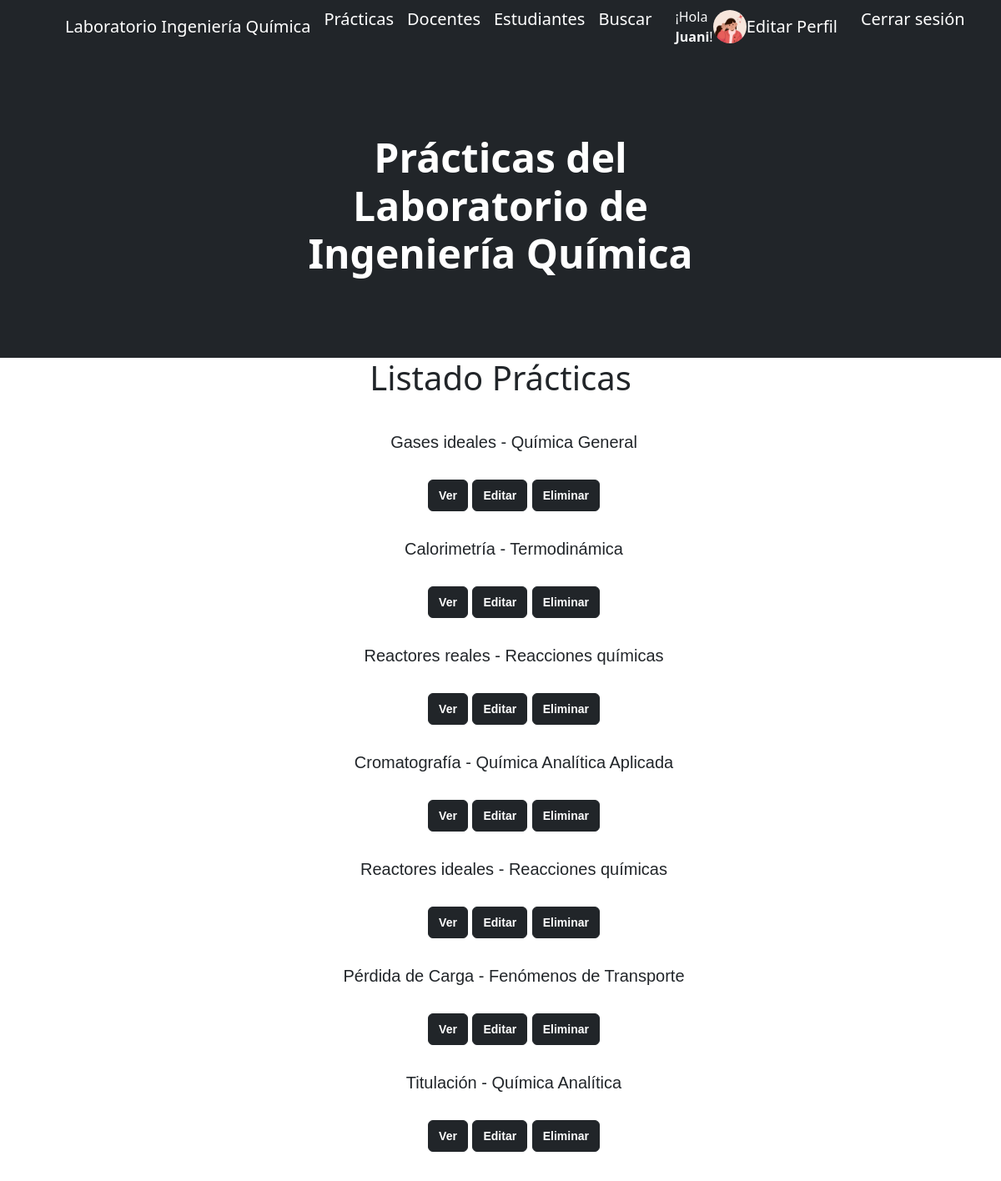
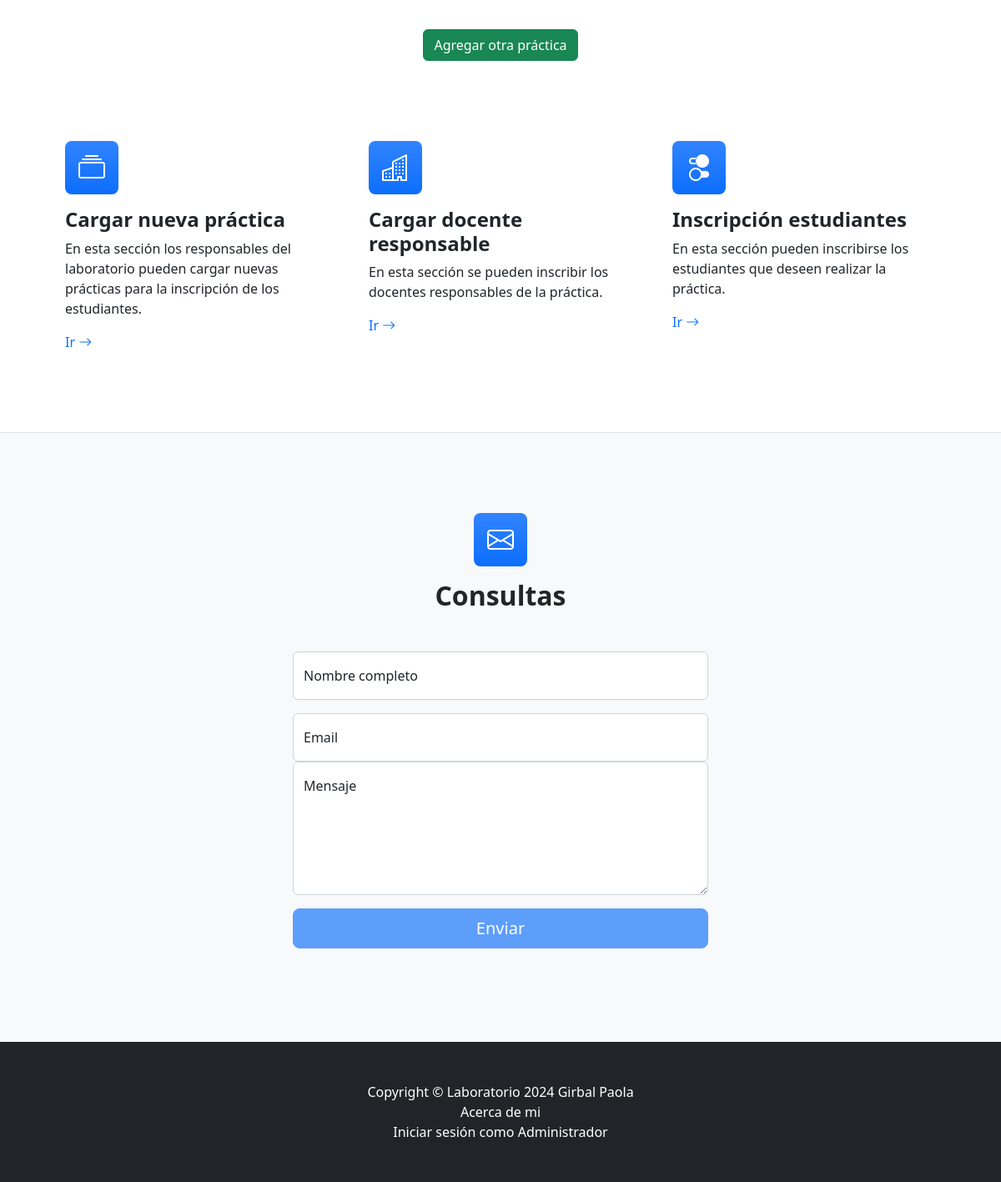
Page /practicaListado/ (signed in) on the committed database (2 pictures, top to bottom).
### AppLab/models.py (models this page shows, shortened)
class UserProfile(models.Model):
    user = models.OneToOneField(User, on_delete=models.CASCADE)
    avatar = models.ImageField(upload_to='avatars/', null=True, blank=True)

class Practica(models.Model):
    nombre = models.CharField(max_length=40)
    asignatura = models.CharField(max_length=30)
    fecha = models.DateField()

### AppLab/views.py (the view)
# urls.py: path('practicaListado/', PracticaListado.as_view(), name = "practicas"),
class PracticaListado(ListView):
    model = Practica
    context_object_name = "practicas"
    template_name = "AppLab/practicaListado.html"

### AppLab/templates/AppLab/practicaListado.html (shortened to what this page needs)
{% extends "AppLab/padre.html" %}
{% load static %}
{% block contenidoQueCambia %}
<div class="container text-center">
    <h1>Listado Prácticas</h1>
</div>
<div class="container text-center">
    <ul class="practica-list">
        <br>
        {% for practica in practicas %}
            <li>{{practica.nombre}} - {{practica.asignatura}}</li>
                <br>
                <button class="btn btn-dark">
                    <a href="{% url 'practica' practica.id %}" class="btn-link">Ver</a>
                </button>
                <button class="btn btn-dark">
                    <a href="{% url 'practica_editar' practica.id %}" class="btn-link">Editar</a>
                </button>
                <button class="btn btn-dark">
                    <a href="{% url 'practica_borrar' practica.id %}" class="btn-link">Eliminar</a>
                </button>
                <br>
                <br>
        {% endfor %}
    </ul>
    <br>
    <a href="{% url 'practica_crear' %}" class="btn btn-success">Agregar otra práctica</a>
</div>
{% endblock %}

### AppLab/templates/AppLab/padre.html (shortened to what this page needs)
<!DOCTYPE html>
<html lang="en">
    <head>
        {% load static %}
        <link href="https://cdn.jsdelivr.net/npm/bootstrap-icons@1.4.1/font/bootstrap-icons.css" rel="stylesheet" />
        <link href="{% static 'AppLab/css/styles.css' %}" rel="stylesheet" />
    </head>
    <body>
        <nav class="navbar navbar-expand-lg navbar-dark bg-dark">
            <div class="container px-5">
                <a class="navbar-brand" href="{% url 'inicio' %}">Laboratorio Ingeniería Química</a>
                <div class="collapse navbar-collapse" id="navbarSupportedContent">
                    <ul class="navbar-nav ms-auto mb-2 mb-lg-0">
                        <li class="nav-item"><a class="navbar-brand" href="{% url 'practicas' %}">Prácticas</a></li>
                        <li class="nav-item"><a class="navbar-brand" href="{% url 'docentes' %}">Docentes</a></li>
                        <li class="nav-item"><a class="navbar-brand" href="{% url 'estudiantes' %}">Estudiantes</a></li>
                        <li class="nav-item"><a class="navbar-brand" href="{% url 'buscar' %}">Buscar</a></li>
                    {% if request.user.is_authenticated %}
                        <div class="container d-flex align-items-center">
                            <span class="text-light mr-2"> ¡Hola <strong>{{ request.user.username }}</strong>!</span>
                            {% if request.user.userprofile.avatar %}
                                <img src="{{ request.user.userprofile.avatar.url }}" alt="Avatar" height="40" class="rounded-circle">
                            {% else %}
                                <img src="{% static 'default-avatar.png' %}" alt="Avatar" height="40" class="rounded-circle">
                            {% endif %}
                            <a class="navbar-brand ml-2" href="{% url 'editar_usuario' %}">Editar Perfil</a>
                        </div>
                        <form action="{% url 'logout' %}" method="post" id="logoutForm" class="ml-2">
                            <a class="navbar-brand" href="#" onclick="document.getElementById('logoutForm').submit();">Cerrar sesión</a>
                        </form>
                    {% else %}
                        <li class="nav-item"><a class="navbar-brand" href="{% url 'login' %}">Iniciar sesión</a></li>
                        <li class="nav-item"><a class="navbar-brand" href="{% url 'registro' %}">Registrate</a></li>
                    {% endif %}
                    </ul>
                </div>
            </div>
        </nav>
        <header class="bg-dark py-5">
            <div class="container px-5">
                <div class="row gx-5 justify-content-center">
                    <div class="col-lg-6">
                        <div class="text-center my-5">
                            <h1 class="display-5 fw-bolder text-white mb-2">Prácticas del Laboratorio de Ingeniería Química</h1>
                        </div>
                    </div>
                </div>
            </div>
        </header>
        {% block contenidoQueCambia %}
        {% endblock %}
        <section class="py-5 border-bottom" id="features">
            <div class="container px-5 my-5">
                <div class="row gx-5">
                    <div class="col-lg-4 mb-5 mb-lg-0">
                        <div class="feature bg-primary bg-gradient text-white rounded-3 mb-3"><i class="bi bi-collection"></i></div>
                        <h2 class="h4 fw-bolder">Cargar nueva práctica</h2>
                        <p>En esta sección los responsables del laboratorio pueden cargar nuevas prácticas para la inscripción de los estudiantes.</p>
                        <a class="text-decoration-none" href="{% url 'practicas' %}">
                            Ir
                            <i class="bi bi-arrow-right"></i>
                        </a>
                    </div>
                    <div class="col-lg-4 mb-5 mb-lg-0">
                        <div class="feature bg-primary bg-gradient text-white rounded-3 mb-3"><i class="bi bi-building"></i></div>
                        <h2 class="h4 fw-bolder">Cargar docente responsable</h2>
                        <p>En esta sección se pueden inscribir los docentes responsables de la práctica.</p>
                        <a class="text-decoration-none" href="{% url 'docentes' %}">
                            Ir
                            <i class="bi bi-arrow-right"></i>
                        </a>
                    </div>
                    <div class="col-lg-4">
                        <div class="feature bg-primary bg-gradient text-white rounded-3 mb-3"><i class="bi bi-toggles2"></i></div>
                        <h2 class="h4 fw-bolder">Inscripción estudiantes</h2>
                        <p>En esta sección pueden inscribirse los estudiantes que deseen realizar la práctica.</p>
                        <a class="text-decoration-none" href="{% url 'estudiantes' %}">
                            Ir
                            <i class="bi bi-arrow-right"></i>
                        </a>
                    </div>
                </div>
            </div>
        </section>
        <section class="bg-light py-5">
            <div class="container px-5 my-5 px-5">
                <div class="text-center mb-5">
                    <div class="feature bg-primary bg-gradient text-white rounded-3 mb-3"><i class="bi bi-envelope"></i></div>
                    <h2 class="fw-bolder">Consultas</h2>
                </div>
                <div class="row gx-5 justify-content-center">
                    <div class="col-lg-6">
                        <form id="contactForm" data-sb-form-api-token="API_TOKEN">
                            <div class="form-floating mb-3">
                                <input class="form-control" id="name" type="text" placeholder="Enter your name..." data-sb-validations="required" />
                                <label for="name">Nombre completo</label>
                            </div>
                            <div class="form-floating mb-3">
                                <input class="form-control" id="email" type="email" placeholder="name@example.com" data-sb-validations="required,email" />
                                <label for="email">Email</label>
                            <div class="form-floating mb-3">
                                <textarea class="form-control" id="message" type="text" placeholder="Enter your message here..." style="height: 10rem" data-sb-validations="required"></textarea>
                                <label for="message">Mensaje</label>
                            </div>
                            <div class="d-grid"><button class="btn btn-primary btn-lg disabled" id="submitButton" type="submit">Enviar</button></div>
                        </form>
                    </div>
                </div>
            </div>
        </section>
        <footer class="py-5 bg-dark">
            <div class="container px-5"><p class="m-0 text-center text-white">Copyright &copy; Laboratorio 2024 Girbal Paola</p></div>
            <div class="container px-5"><p class="m-0 text-center text-white"><a class="navbar-brand" href="{% url 'acerca_de_mi' %}">Acerca de mi</a></p></div>
            <div class="container px-5"><p class="m-0 text-center text-white"><a class="navbar-brand" href="{% url 'admin:index' %}">Iniciar sesión como Administrador</a></p></div>
        </footer>
    </body>
</html>

### AppLab/templates/AppLab/practicaListado.html (style rules this page uses)
.btn a { text-decoration: none; }
.btn a { color: white; font-size: 14px; font-weight: bold; }
.practica-list { list-style-type: none; font-family: Arial, sans-serif; font-size: 20px; }

### rows in the picture
Practica: nombre "Gases ideales", asignatura "Química General"
Practica: nombre "Calorimetría", asignatura "Termodinámica"
Practica: nombre "Reactores reales", asignatura "Reacciones químicas"
Practica: nombre "Cromatografía", asignatura "Química Analítica Aplicada"
Practica: nombre "Reactores ideales", asignatura "Reacciones químicas"
Practica: nombre "Pérdida de Carga", asignatura "Fenómenos de Transporte"
Practica: nombre "Titulación", asignatura "Química Analítica"

### other values in the picture
{{ request.user.username }} "Juani"
